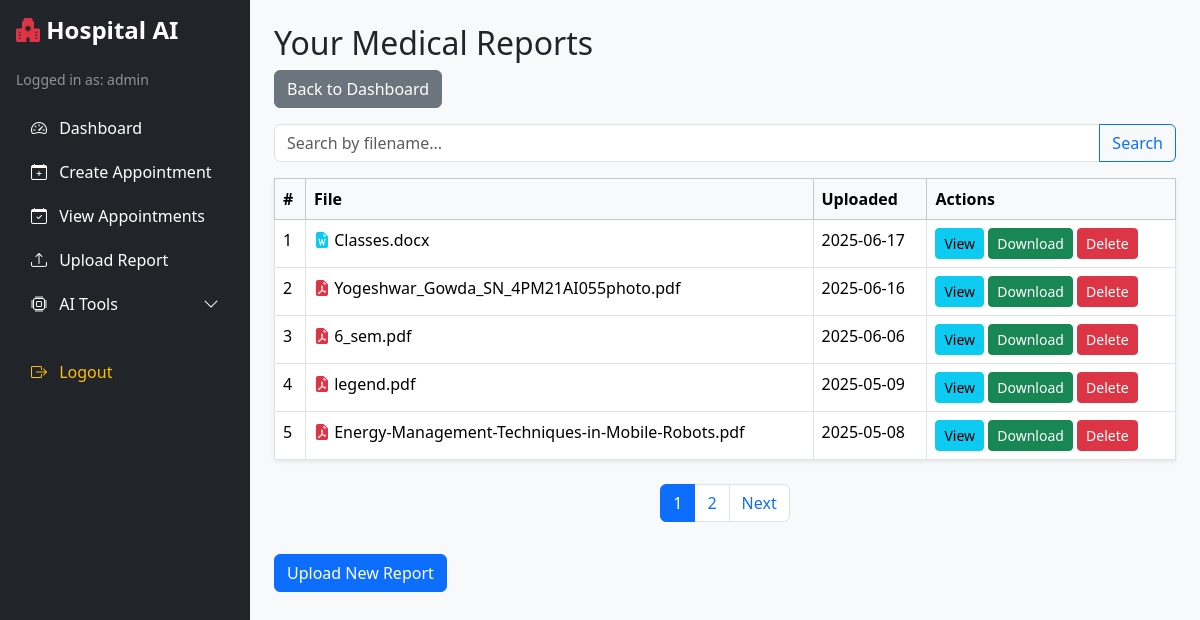
The page /view_reports (signed in) on the database its author committed.
### app/models/user.py (models this page shows, shortened)
class User(UserMixin, db.Model):
    id = db.Column(db.Integer, primary_key=True)
    username = db.Column(db.String(100), unique=True, nullable=False)
    password = db.Column(db.String(100), nullable=False)
    role = db.Column(db.String(20), nullable=False)  # 'admin', 'doctor', 'patient'

### app/models/report.py (models this page shows)
class MedicalReport(db.Model):
    id = db.Column(db.Integer, primary_key=True)
    user_id = db.Column(db.Integer, db.ForeignKey('user.id'), nullable=False)
    filename = db.Column(db.String(255), nullable=False)
    upload_date = db.Column(db.DateTime, default=datetime.utcnow)

### app/controllers/report_controller.py (the view, shortened to what this page needs)
@report_bp.route('/view_reports')
@login_required
def view_reports():
    search_query = request.args.get('search', '').strip()
    page = request.args.get('page', 1, type=int)
    per_page = 5
    if current_user.role == 'admin':
        query = MedicalReport.query
    else:
        query = MedicalReport.query.filter_by(user_id=current_user.id)
    if search_query:
        query = query.filter(MedicalReport.filename.ilike(f"%{search_query}%"))
    total_reports = query.count()
    reports = query.order_by(MedicalReport.upload_date.desc()) \
                   .offset((page - 1) * per_page) \
                   .limit(per_page).all()
    class Pagination:
        def __init__(self, page, per_page, total):  # ✅ Fix: correct __init__
            self.page = page
            self.per_page = per_page
            self.total = total
            self.pages = ceil(total / per_page)
        @property
        def has_prev(self):
            return self.page > 1
        @property
        def has_next(self):
            return self.page < self.pages
        @property
        def next_num(self):
            return self.page + 1
        def iter_pages(self, left_edge=2, right_edge=2, left_current=2, right_current=2):
            last = 0
            for num in range(1, self.pages + 1):
                if (num <= left_edge or
                    (num >= self.page - left_current and num <= self.page + right_current) or
                    num > self.pages - right_edge):
                    if last + 1 != num:
                        yield None
                    yield num
                    last = num
    pagination = Pagination(page, per_page, total_reports)
    return render_template('view_reports.html', reports=reports, search_query=search_query, pagination=pagination)

### app/models/user.py (called while the page is built)
@login_manager.user_loader
def load_user(user_id):
    return User.query.get(int(user_id))

### app/templates/view_reports.html (shortened to what this page needs)
{% extends "base.html" %}
{% block content %}
<h2>Your Medical Reports</h2>
<a href="{{ url_for('auth.dashboard') }}" class="btn btn-secondary mb-3">Back to Dashboard</a>
<form method="get" class="input-group mb-3" action="{{ url_for('report.view_reports') }}">
  <input type="text" name="search" class="form-control" placeholder="Search by filename..." value="{{ search_query }}">
  <button class="btn btn-outline-primary" type="submit">Search</button>
</form>
{% if reports %}
<table class="table table-bordered bg-white shadow-sm">
  <thead class="table-light">
    <tr>
      <th>#</th>
      <th>File</th>
      <th>Uploaded</th>
      <th>Actions</th>
    </tr>
  </thead>
  <tbody>
    {% for report in reports %}
    <tr>
      <td>{{ loop.index }}</td>
      <td>
        {% set ext = report.filename.rsplit('.', 1)[1].lower() %}
        {% if ext == 'pdf' %}
          <i class="bi bi-file-earmark-pdf-fill text-danger"></i>
        {% elif ext in ['png', 'jpg', 'jpeg'] %}
          <i class="bi bi-file-earmark-image text-primary"></i>
        {% elif ext == 'docx' %}
          <i class="bi bi-file-earmark-word-fill text-info"></i>
        {% else %}
          <i class="bi bi-file-earmark-fill text-secondary"></i>
        {% endif %}
        {{ report.filename }}
      </td>
      <td>{{ report.upload_date.strftime('%Y-%m-%d') if report.upload_date else 'N/A' }}</td>
      <td>
        <a href="{{ url_for('report.view_report', filename=report.filename) }}"
           class="btn btn-sm btn-info"
           data-bs-toggle="modal"
           data-bs-target="#previewModal"
           data-filename="{{ report.filename }}"
           data-filetype="{{ ext }}">
           View
        </a>
        <a href="{{ url_for('report.download_report', filename=report.filename) }}" class="btn btn-sm btn-success">Download</a>
        <a href="{{ url_for('report.delete_report', report_id=report.id) }}" class="btn btn-sm btn-danger"
           onclick="return confirm('Are you sure you want to delete this report?');">Delete</a>
      </td>
    </tr>
    {% endfor %}
  </tbody>
</table>
{% if pagination %}
<nav>
  <ul class="pagination justify-content-center mt-4">
    {% for page_num in pagination.iter_pages() %}
      {% if page_num %}
        <li class="page-item {% if pagination.page == page_num %}active{% endif %}">
          <a class="page-link" href="{{ url_for('report.view_reports', page=page_num, search=search_query) }}">{{ page_num }}</a>
        </li>
      {% else %}
        <li class="page-item disabled"><span class="page-link">…</span></li>
      {% endif %}
    {% endfor %}
    {% if pagination.has_next %}
      <li class="page-item">
        <a class="page-link" href="{{ url_for('report.view_reports', page=pagination.next_num, search=search_query) }}">Next</a>
      </li>
    {% endif %}
  </ul>
</nav>
{% endif %}
{% else %}
<p>No reports uploaded yet.</p>
{% endif %}
<a href="{{ url_for('report.upload_report') }}" class="btn btn-primary mt-3">Upload New Report</a>
{% endblock %}

### app/templates/base.html (shortened to what this page needs)
<!DOCTYPE html>
<html lang="en">
<head>
    <link href="https://cdn.jsdelivr.net/npm/bootstrap@5.3.2/dist/css/bootstrap.min.css" rel="stylesheet">
    <link href="https://cdn.jsdelivr.net/npm/bootstrap-icons@1.10.5/font/bootstrap-icons.css" rel="stylesheet">
</head>
<body>
<div class="d-flex">
    <div class="bg-dark text-white p-3 sidebar">
        <h4 class="mb-4"><i class="bi bi-hospital-fill text-danger"></i> Hospital AI</h4>
        {% if current_user.is_authenticated %}
            <p class="text-white-50 small">Logged in as: {{ current_user.role }}</p>
            <ul class="nav flex-column">
                <li class="nav-item">
                    <a class="nav-link text-white" href="{{ url_for('auth.dashboard') }}">
                        <i class="bi bi-speedometer2 me-2"></i> Dashboard
                    </a>
                </li>
                <li class="nav-item">
                    <a class="nav-link text-white" href="{{ url_for('appointment.create_appointment') }}">
                        <i class="bi bi-calendar-plus me-2"></i> Create Appointment
                    </a>
                </li>
                {% if current_user.role in ['admin', 'doctor'] %}
                    <li class="nav-item">
                        <a class="nav-link text-white" href="{{ url_for('appointment.view_appointments') }}">
                            <i class="bi bi-calendar-check me-2"></i> View Appointments
                        </a>
                    </li>
                {% endif %}
                <li class="nav-item">
                    <a class="nav-link text-white" href="{{ url_for('report.upload_report') }}">
                        <i class="bi bi-upload me-2"></i> Upload Report
                    </a>
                </li>
                <li class="nav-item">
                    <a class="nav-link text-white" data-bs-toggle="collapse" href="#aiTools" role="button" aria-expanded="false">
                        <i class="bi bi-cpu me-2"></i> AI Tools <i class="bi bi-chevron-down float-end"></i>
                    </a>
                </li>
                <li class="nav-item mt-4">
                    <a class="nav-link text-warning" href="{{ url_for('auth.logout') }}">
                        <i class="bi bi-box-arrow-right me-2"></i> Logout
                    </a>
                </li>
            </ul>
        {% else %}
            <p class="text-white">Not logged in</p>
        {% endif %}
    </div>
    <div class="flex-grow-1 p-4 main-content">
        {% block content %}{% endblock %}
    </div>
</div>
</body>
</html>

### app/templates/base.html (style rules this page uses)
body { font-family: 'Segoe UI', sans-serif; }
.sidebar { width: 250px; min-height: 100vh; }
.sidebar .nav-link { padding: 10px 15px; border-radius: 5px; transition: background 0.3s; }
.sidebar h4 { font-weight: bold; }
.nav-link i { font-size: 1rem; }
.main-content { background-color: #f8f9fa; min-height: 100vh; }

### rows shown on the page
User: role "admin"
MedicalReport: filename "Classes.docx", upload_date "2025-06-17"
MedicalReport: filename "Yogeshwar_Gowda_SN_4PM21AI055photo.pdf", upload_date "2025-06-16"
MedicalReport: filename "6_sem.pdf", upload_date "2025-06-06"
MedicalReport: filename "legend.pdf", upload_date "2025-05-09"
MedicalReport: filename "Energy-Management-Techniques-in-Mobile-Robots.pdf", upload_date "2025-05-08"

### other values the page prints
{{ page_num }} "1" "2"
